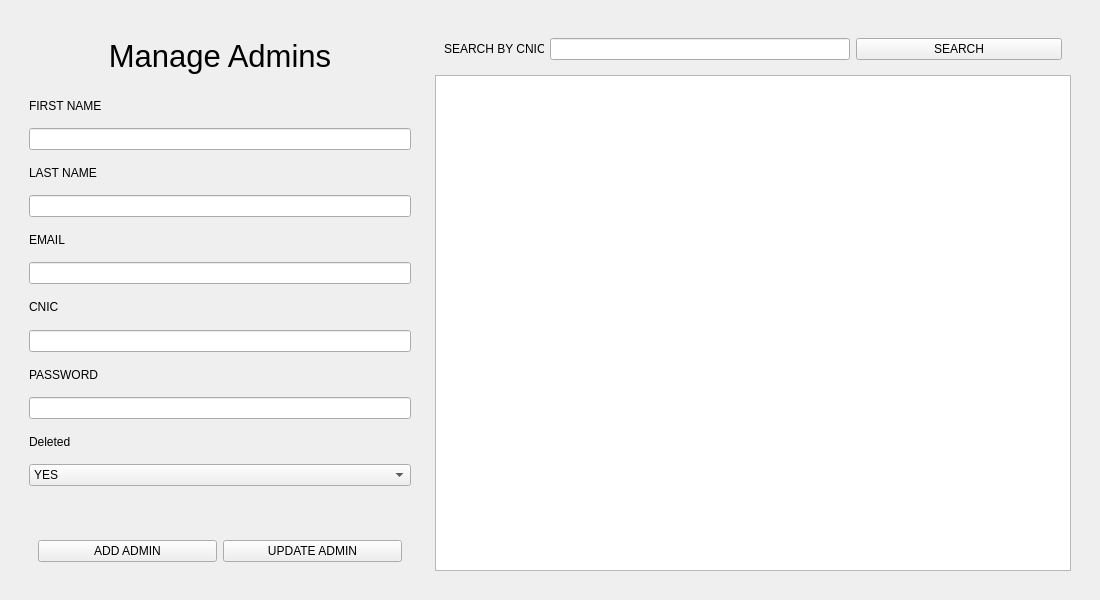
<?xml version="1.0" encoding="UTF-8"?>
<ui version="4.0">
 <class>Frame</class>
 <widget class="QFrame" name="Frame">
  <property name="geometry">
   <rect>
    <x>0</x>
    <y>0</y>
    <width>1100</width>
    <height>600</height>
   </rect>
  </property>
  <property name="windowTitle">
   <string>Frame</string>
  </property>
  <layout class="QGridLayout" name="gridLayout">
   <item row="0" column="0">
    <widget class="QWidget" name="widget" native="true">
     <layout class="QHBoxLayout" name="horizontalLayout">
      <item>
       <widget class="QWidget" name="widget_2" native="true">
        <property name="maximumSize">
         <size>
          <width>400</width>
          <height>16777215</height>
         </size>
        </property>
        <layout class="QHBoxLayout" name="horizontalLayout_3">
         <item>
          <layout class="QVBoxLayout" name="verticalLayout_2">
           <item>
            <widget class="QWidget" name="widget_6" native="true">
             <property name="maximumSize">
              <size>
               <width>16777215</width>
               <height>80</height>
              </size>
             </property>
             <layout class="QHBoxLayout" name="horizontalLayout_9">
              <item>
               <layout class="QHBoxLayout" name="horizontalLayout_8">
                <item>
                 <widget class="QLabel" name="title_label">
                  <property name="font">
                   <font>
                    <pointsize>23</pointsize>
                   </font>
                  </property>
                  <property name="text">
                   <string>Manage Admins</string>
                  </property>
                  <property name="alignment">
                   <set>Qt::AlignmentFlag::AlignCenter</set>
                  </property>
                 </widget>
                </item>
               </layout>
              </item>
             </layout>
            </widget>
           </item>
           <item>
            <widget class="QLabel" name="admin_first_name_label">
             <property name="text">
              <string>FIRST NAME</string>
             </property>
            </widget>
           </item>
           <item>
            <widget class="QLineEdit" name="admin_first_name_input"/>
           </item>
           <item>
            <widget class="QLabel" name="admin_last_name_label">
             <property name="text">
              <string>LAST NAME</string>
             </property>
            </widget>
           </item>
           <item>
            <widget class="QLineEdit" name="admin_last_name_input"/>
           </item>
           <item>
            <widget class="QLabel" name="admin_email_label">
             <property name="text">
              <string>EMAIL</string>
             </property>
            </widget>
           </item>
           <item>
            <widget class="QLineEdit" name="admin_email_input"/>
           </item>
           <item>
            <widget class="QLabel" name="admin_cnic_label">
             <property name="text">
              <string>CNIC</string>
             </property>
            </widget>
           </item>
           <item>
            <widget class="QLineEdit" name="admin_cnic_input"/>
           </item>
           <item>
            <widget class="QLabel" name="admin_password_label">
             <property name="text">
              <string>PASSWORD</string>
             </property>
            </widget>
           </item>
           <item>
            <widget class="QLineEdit" name="admin_password_input"/>
           </item>
           <item>
            <widget class="QLabel" name="admin_deleted_label">
             <property name="text">
              <string>Deleted</string>
             </property>
            </widget>
           </item>
           <item>
            <widget class="QComboBox" name="admin_deleted_dropbox">
             <item>
              <property name="text">
               <string>YES</string>
              </property>
             </item>
             <item>
              <property name="text">
               <string>NO</string>
              </property>
             </item>
            </widget>
           </item>
           <item>
            <widget class="QLabel" name="admin_message_label">
             <property name="text">
              <string/>
             </property>
            </widget>
           </item>
           <item>
            <widget class="QWidget" name="widget_4" native="true">
             <property name="maximumSize">
              <size>
               <width>16777215</width>
               <height>50</height>
              </size>
             </property>
             <layout class="QHBoxLayout" name="horizontalLayout_6">
              <item>
               <layout class="QHBoxLayout" name="horizontalLayout_5">
                <item>
                 <widget class="QPushButton" name="admin_add_button">
                  <property name="text">
                   <string>ADD ADMIN</string>
                  </property>
                 </widget>
                </item>
                <item>
                 <widget class="QPushButton" name="admin_update_button">
                  <property name="text">
                   <string>UPDATE ADMIN</string>
                  </property>
                 </widget>
                </item>
               </layout>
              </item>
             </layout>
            </widget>
           </item>
          </layout>
         </item>
        </layout>
       </widget>
      </item>
      <item>
       <widget class="QWidget" name="widget_3" native="true">
        <property name="minimumSize">
         <size>
          <width>0</width>
          <height>0</height>
         </size>
        </property>
        <layout class="QGridLayout" name="gridLayout_2">
         <item row="1" column="0">
          <widget class="QTableView" name="tableView">
           <property name="minimumSize">
            <size>
             <width>0</width>
             <height>0</height>
            </size>
           </property>
           <property name="maximumSize">
            <size>
             <width>1300</width>
             <height>1300</height>
            </size>
           </property>
          </widget>
         </item>
         <item row="0" column="0">
          <widget class="QWidget" name="widget_5" native="true">
           <layout class="QHBoxLayout" name="horizontalLayout_4">
            <item>
             <layout class="QHBoxLayout" name="horizontalLayout_2">
              <item>
               <widget class="QLabel" name="admin_cnic_search_label">
                <property name="maximumSize">
                 <size>
                  <width>100</width>
                  <height>16777215</height>
                 </size>
                </property>
                <property name="text">
                 <string>SEARCH BY CNIC</string>
                </property>
               </widget>
              </item>
              <item>
               <widget class="QLineEdit" name="admin_search_input">
                <property name="maximumSize">
                 <size>
                  <width>300</width>
                  <height>16777215</height>
                 </size>
                </property>
               </widget>
              </item>
              <item>
               <widget class="QPushButton" name="admin_search_button">
                <property name="text">
                 <string>SEARCH</string>
                </property>
               </widget>
              </item>
             </layout>
            </item>
           </layout>
          </widget>
         </item>
        </layout>
       </widget>
      </item>
     </layout>
    </widget>
   </item>
  </layout>
 </widget>
 <resources/>
 <connections/>
</ui>
